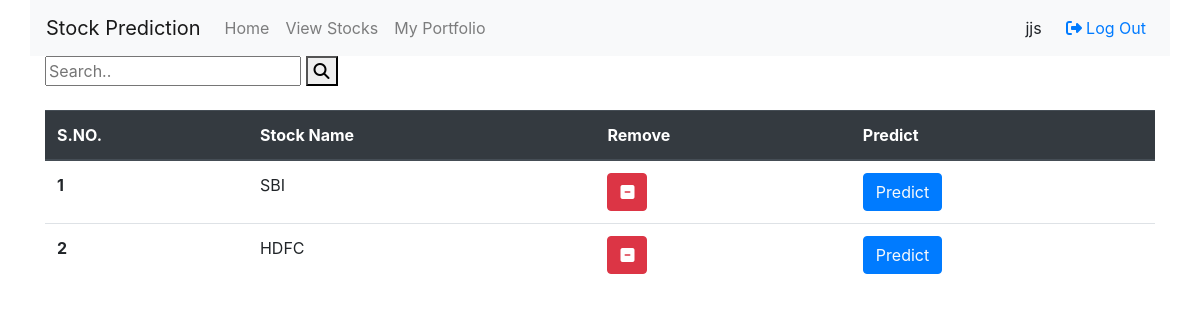
Before: /portfolio/ (signed in) with the older database file.
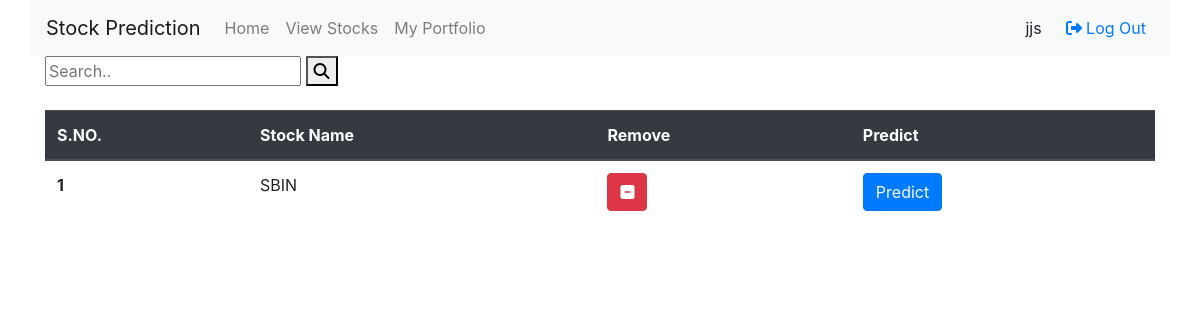
After: the same page with the newer database file.
### main/models.py (models this page shows)
class Stock(models.Model):
    investor = models.ForeignKey(User, on_delete=models.CASCADE, related_name='boughtStocks')
    stock_name = models.CharField(max_length=100)
    def __str__(self):
        return self.stock_name

### main/views.py (the view)
# urls.py: path("portfolio/", views.portfolio, name="portfolio"),
def portfolio(response):
    sl=Stock.objects.filter(investor=response.user)
    return render(response, "main/portfolio.html",{"sl":sl})

### main/templates/main/portfolio.html (shortened to what this page needs)
{% extends 'main/base.html' %}
{% block content %}
<div class="topnav">
  <input type="text" placeholder="Search..">
  <button type="button"><i class="fas fa-search"></i></button>
</div>
<br>
<table class="table">
  <thead class="thead-dark">
    <tr>
      <th scope="col">S.NO.</th>
      <th scope="col">Stock Name</th>
      <th scope="col">Remove</th>
      <th scope="col">Predict</th>
    </tr>
  </thead>
  <tbody>
    {% for i in sl%}
    <tr>
      <th scope="row">{{forloop.counter}}</th>
      <td>{{i}}</td>
      <td>
        <a href="/removestocks/{{i}}"><button type="button" class="btn btn-danger"><i class="fas fa-minus-square"></i></button></a>
      </td>
      <td><button type="button" class="btn btn-primary"><a class="text-light" href="/makePredictions/{{i}}">Predict</a></button></td>
    </tr>
    {% endfor %}
  </tbody>
</table>
{% endblock %}

Changed rows visible on the page:
removed Stock: stock_name "SBI"
removed Stock: stock_name "HDFC"
added Stock: stock_name "SBIN"
